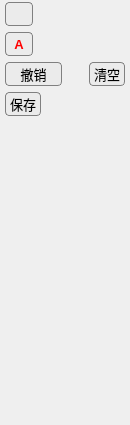
            <widget class="QWidget" name="page_5">
             <property name="geometry">
              <rect>
               <x>0</x>
               <y>0</y>
               <width>130</width>
               <height>425</height>
              </rect>
             </property>
             <attribute name="label">
              <string>        注释图片</string>
             </attribute>
             <layout class="QVBoxLayout" name="verticalLayout_5">
              <property name="spacing">
               <number>6</number>
              </property>
              <property name="leftMargin">
               <number>5</number>
              </property>
              <property name="topMargin">
               <number>2</number>
              </property>
              <property name="rightMargin">
               <number>5</number>
              </property>
              <property name="bottomMargin">
               <number>2</number>
              </property>
              <item>
               <layout class="QHBoxLayout" name="horizontalLayout_5">
                <property name="topMargin">
                 <number>0</number>
                </property>
                <property name="bottomMargin">
                 <number>0</number>
                </property>
                <item alignment="Qt::AlignLeft">
                 <widget class="QPushButton" name="pushButton_pen_color_2">
                  <property name="minimumSize">
                   <size>
                    <width>28</width>
                    <height>24</height>
                   </size>
                  </property>
                  <property name="maximumSize">
                   <size>
                    <width>28</width>
                    <height>24</height>
                   </size>
                  </property>
                  <property name="toolTip">
                   <string>画笔颜色</string>
                  </property>
                  <property name="styleSheet">
                   <string notr="true">QPushButton
{background-color: rgb(235, 235, 235);
border: 1px solid gray;
border-radius: 4px;
padding-left:4px;
padding-right:4px;


}
 QPushButton:hover {
            background-color:  rgb(225, 225, 225);
}

 QPushButton:pressed {
            background-color:  rgb(215, 215, 215);
        }        
</string>
                  </property>
                  <property name="text">
                   <string/>
                  </property>
                  <property name="icon">
                   <iconset>
                    <normaloff>images/colors2.png</normaloff>images/colors2.png</iconset>
                  </property>
                  <property name="iconSize">
                   <size>
                    <width>22</width>
                    <height>22</height>
                   </size>
                  </property>
                 </widget>
                </item>
                <item alignment="Qt::AlignRight">
                 <widget class="IconSpin" name="spinBox_thickness2" native="true">
                  <property name="minimumSize">
                   <size>
                    <width>64</width>
                    <height>0</height>
                   </size>
                  </property>
                  <property name="maximumSize">
                   <size>
                    <width>1000000</width>
                    <height>16777215</height>
                   </size>
                  </property>
                 </widget>
                </item>
               </layout>
              </item>
              <item>
               <layout class="QHBoxLayout" name="horizontalLayout_6">
                <property name="topMargin">
                 <number>0</number>
                </property>
                <property name="bottomMargin">
                 <number>0</number>
                </property>
                <item alignment="Qt::AlignLeft">
                 <widget class="QPushButton" name="pushButton_font_color">
                  <property name="sizePolicy">
                   <sizepolicy hsizetype="Fixed" vsizetype="Fixed">
                    <horstretch>0</horstretch>
                    <verstretch>0</verstretch>
                   </sizepolicy>
                  </property>
                  <property name="minimumSize">
                   <size>
                    <width>28</width>
                    <height>24</height>
                   </size>
                  </property>
                  <property name="maximumSize">
                   <size>
                    <width>28</width>
                    <height>16777215</height>
                   </size>
                  </property>
                  <property name="font">
                   <font>
                    <pointsize>10</pointsize>
                    <bold>true</bold>
                   </font>
                  </property>
                  <property name="styleSheet">
                   <string notr="true">
QPushButton
{background-color: rgb(235, 235, 235);
color: rgb(255, 0, 0);
border: 1px solid gray;
border-radius: 4px;
padding-left:4px;
padding-right:4px;


}
 QPushButton:hover {
            background-color:  rgb(225, 225, 225);
}

 QPushButton:pressed {
            background-color:  rgb(215, 215, 215);
        }        
</string>
                  </property>
                  <property name="text">
                   <string>A</string>
                  </property>
                 </widget>
                </item>
                <item>
                 <widget class="IconSpin" name="spinBox_fontsize" native="true">
                  <property name="minimumSize">
                   <size>
                    <width>64</width>
                    <height>0</height>
                   </size>
                  </property>
                  <property name="maximumSize">
                   <size>
                    <width>1000000</width>
                    <height>16777215</height>
                   </size>
                  </property>
                 </widget>
                </item>
               </layout>
              </item>
              <item>
               <layout class="QHBoxLayout" name="horizontalLayout_2">
                <item>
                 <widget class="QPushButton" name="pushButton_35">
                  <property name="enabled">
                   <bool>true</bool>
                  </property>
                  <property name="minimumSize">
                   <size>
                    <width>0</width>
                    <height>24</height>
                   </size>
                  </property>
                  <property name="font">
                   <font>
                    <pointsize>10</pointsize>
                   </font>
                  </property>
                  <property name="toolTip">
                   <string>快捷键Ctrl+Z</string>
                  </property>
                  <property name="styleSheet">
                   <string notr="true">QPushButton
{background-color: rgb(235, 235, 235);
border: 1px solid gray;
border-radius: 4px;
padding-left:4px;
padding-right:4px;


}
 QPushButton:hover {
            background-color:  rgb(225, 225, 225);
}

 QPushButton:pressed {
            background-color:  rgb(215, 215, 215);
        }        

</string>
                  </property>
                  <property name="text">
                   <string>撤销</string>
                  </property>
                  <property name="icon">
                   <iconset>
                    <normaloff>images/undo_redo/undo.png</normaloff>images/undo_redo/undo.png</iconset>
                  </property>
                  <property name="iconSize">
                   <size>
                    <width>16</width>
                    <height>16</height>
                   </size>
                  </property>
                 </widget>
                </item>
                <item alignment="Qt::AlignRight">
                 <widget class="QPushButton" name="pushButton_40">
                  <property name="enabled">
                   <bool>true</bool>
                  </property>
                  <property name="minimumSize">
                   <size>
                    <width>0</width>
                    <height>24</height>
                   </size>
                  </property>
                  <property name="font">
                   <font>
                    <pointsize>10</pointsize>
                   </font>
                  </property>
                  <property name="styleSheet">
                   <string notr="true">QPushButton
{background-color: rgb(235, 235, 235);
border: 1px solid gray;
border-radius: 4px;
padding-left:4px;
padding-right:4px;


}
 QPushButton:hover {
            background-color:  rgb(225, 225, 225);
}

 QPushButton:pressed {
            background-color:  rgb(215, 215, 215);
        }        

</string>
                  </property>
                  <property name="text">
                   <string>清空</string>
                  </property>
                  <property name="icon">
                   <iconset>
                    <normaloff>images/icon_43.png</normaloff>images/icon_43.png</iconset>
                  </property>
                 </widget>
                </item>
               </layout>
              </item>
              <item>
               <layout class="QHBoxLayout" name="horizontalLayout_14">
                <item>
                 <widget class="QPushButton" name="pushButton_36">
                  <property name="enabled">
                   <bool>true</bool>
                  </property>
                  <property name="minimumSize">
                   <size>
                    <width>0</width>
                    <height>24</height>
                   </size>
                  </property>
                  <property name="font">
                   <font>
                    <pointsize>10</pointsize>
                   </font>
                  </property>
                  <property name="toolTip">
                   <string>快捷键Ctrl+S</string>
                  </property>
                  <property name="styleSheet">
                   <string notr="true">QPushButton
{background-color: rgb(235, 235, 235);
border: 1px solid gray;
border-radius: 4px;
padding-left:4px;
padding-right:4px;


}
 QPushButton:hover {
            background-color:  rgb(225, 225, 225);
}

 QPushButton:pressed {
            background-color:  rgb(215, 215, 215);
        }        

</string>
                  </property>
                  <property name="text">
                   <string>保存</string>
                  </property>
                  <property name="icon">
                   <iconset>
                    <normaloff>images/Save_black.svg</normaloff>images/Save_black.svg</iconset>
                  </property>
                  <property name="iconSize">
                   <size>
                    <width>16</width>
                    <height>16</height>
                   </size>
                  </property>
                 </widget>
                </item>
                <item>
                 <spacer name="horizontalSpacer_10">
                  <property name="orientation">
                   <enum>Qt::Horizontal</enum>
                  </property>
                  <property name="sizeHint" stdset="0">
                   <size>
                    <width>40</width>
                    <height>20</height>
                   </size>
                  </property>
                 </spacer>
                </item>
               </layout>
              </item>
              <item>
               <spacer name="verticalSpacer_2">
                <property name="orientation">
                 <enum>Qt::Vertical</enum>
                </property>
                <property name="sizeHint" stdset="0">
                 <size>
                  <width>20</width>
                  <height>40</height>
                 </size>
                </property>
               </spacer>
              </item>
             </layout>
            </widget>
